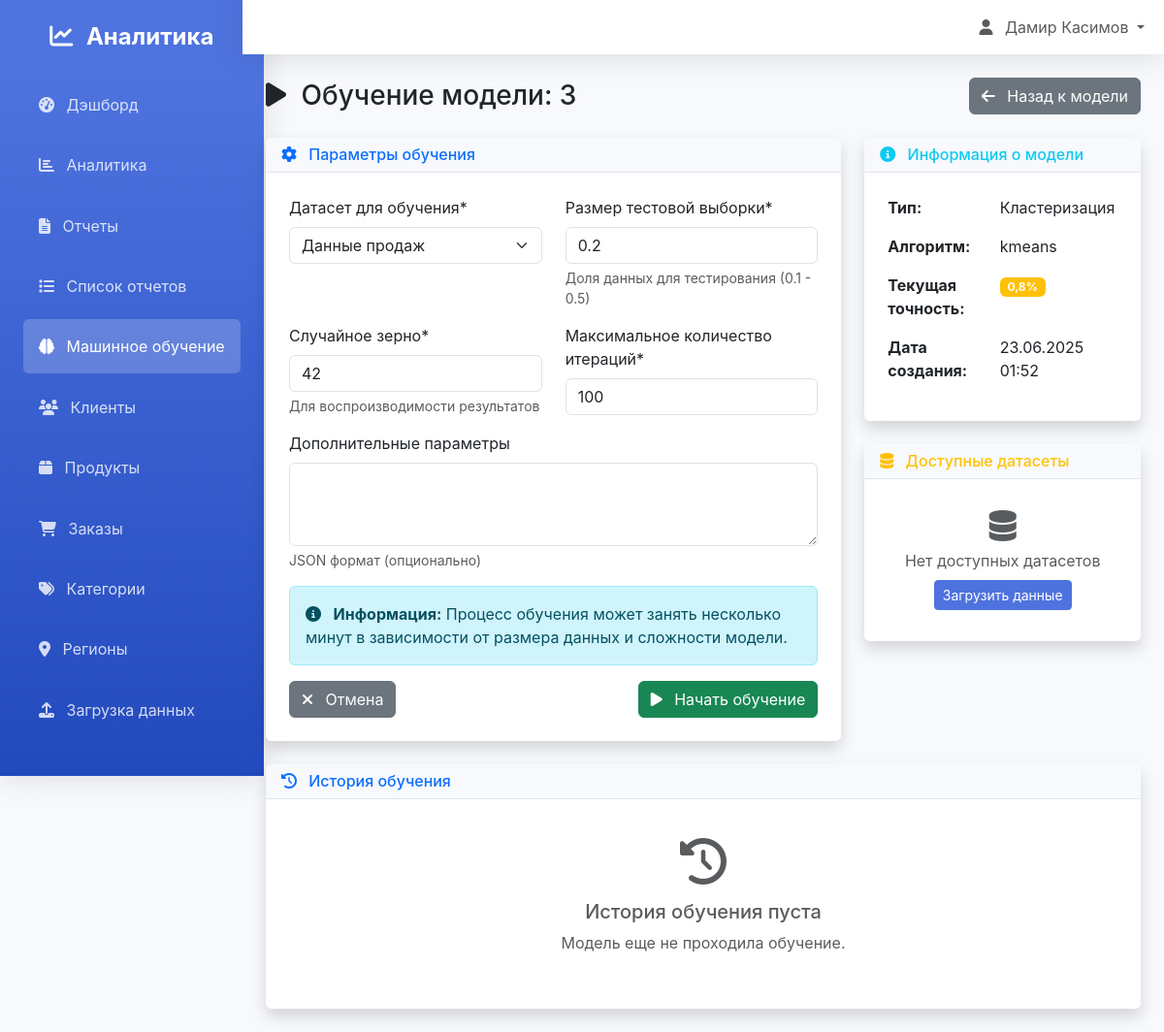
The app's page /ml/models/3/train/ (signed in), older data.
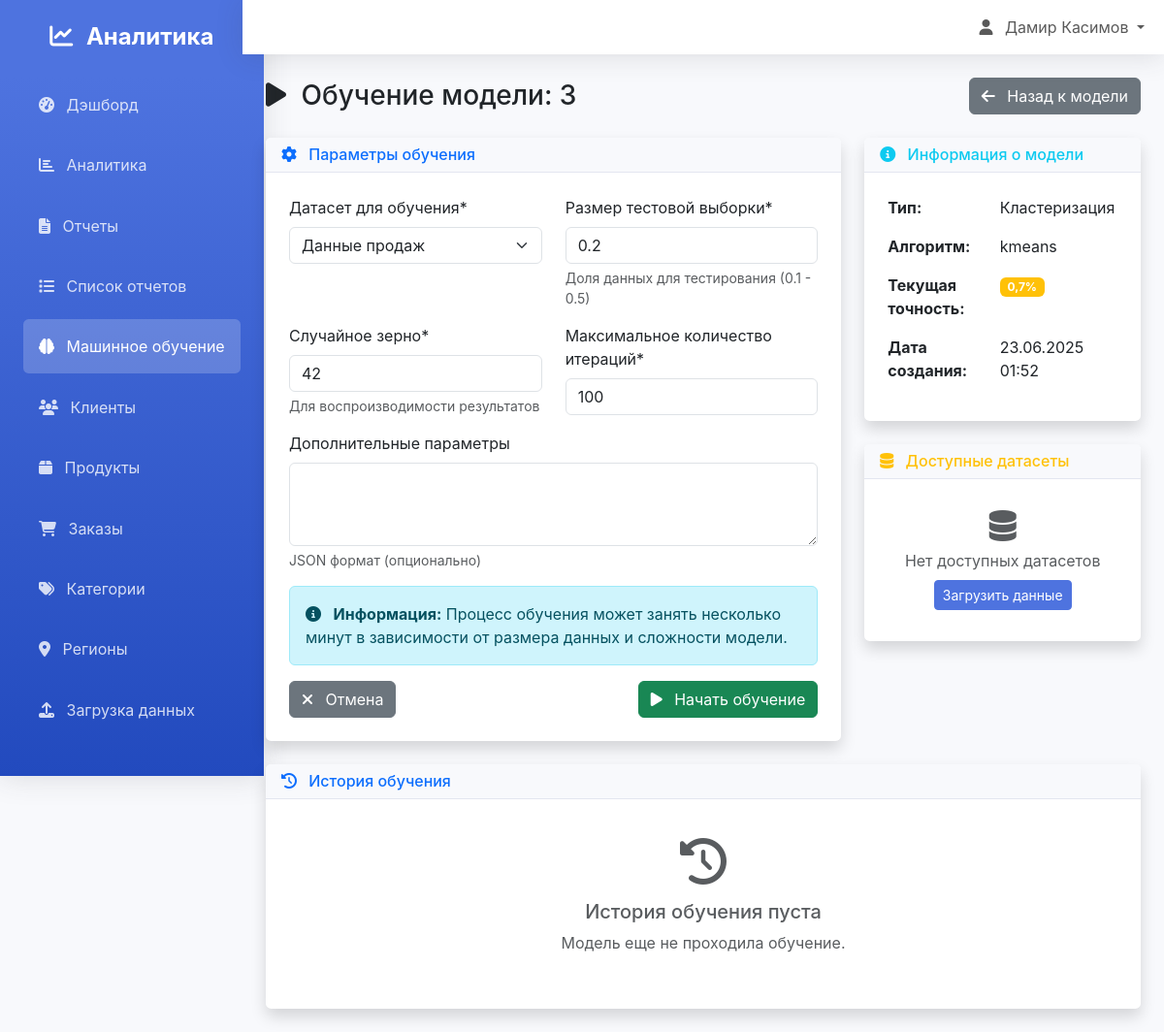
The same page, newer data.
### analytics/models.py (models this page shows, shortened)
class MLModel(models.Model):
    MODEL_TYPES = [
        ('classification', 'Классификация'),
        ('regression', 'Регрессия'),
        ('clustering', 'Кластеризация'),
        ('forecasting', 'Прогнозирование'),
    ]
    ALGORITHM_CHOICES = [
        ('random_forest', 'Random Forest'),
        ('linear_regression', 'Linear Regression'),
        ('logistic_regression', 'Logistic Regression'),
        ('kmeans', 'K-Means'),
        ('svm', 'Support Vector Machine'),
        ('neural_network', 'Neural Network'),
    ]
    name = models.CharField(max_length=200, verbose_name="Название модели")
    model_type = models.CharField(max_length=20, choices=MODEL_TYPES, verbose_name="Тип модели")
    description = models.TextField(blank=True, verbose_name="Описание")
    algorithm = models.CharField(max_length=100, choices=ALGORITHM_CHOICES, verbose_name="Алгоритм")
    accuracy = models.FloatField(null=True, blank=True, verbose_name="Точность")
    model_file = models.FileField(upload_to='ml_models/', blank=True, null=True, verbose_name="Файл модели")
    created_by = models.ForeignKey(User, on_delete=models.CASCADE, verbose_name="Создатель")
    created_at = models.DateTimeField(auto_now_add=True, verbose_name="Дата создания")
    last_trained = models.DateTimeField(null=True, blank=True, verbose_name="Последнее обучение")
    is_active = models.BooleanField(default=True, verbose_name="Активна")
    class Meta:
        verbose_name = "Модель ML"
        verbose_name_plural = "Модели ML"
        ordering = ['-created_at']

### ml_models/views.py (the view)
# urls.py: path('models/<int:pk>/train/', views.model_train, name='model_train'),
@login_required
def model_train(request, pk):
    from django import forms
    class ModelTrainingForm(forms.Form):
        dataset = forms.ChoiceField(
            choices=[('sales', 'Данные продаж'), ('customers', 'Данные клиентов'), ('products', 'Данные продуктов')],
            label="Датасет для обучения"
        )
        test_size = forms.FloatField(
            initial=0.2,
            min_value=0.1,
            max_value=0.5,
            label="Размер тестовой выборки",
            help_text="Доля данных для тестирования (0.1 - 0.5)"
        )
        random_state = forms.IntegerField(
            initial=42,
            label="Случайное зерно",
            help_text="Для воспроизводимости результатов"
        )
        max_iterations = forms.IntegerField(
            initial=100,
            min_value=10,
            max_value=1000,
            label="Максимальное количество итераций"
        )
        hyperparameters = forms.CharField(
            widget=forms.Textarea(attrs={'rows': 3}),
            required=False,
            label="Дополнительные параметры",
            help_text="JSON формат (опционально)"
        )
    try:
        model = MLModel.objects.get(id=pk, created_by=request.user)
        if request.method == 'GET':
            form = ModelTrainingForm()
            if model.model_type == 'regression':
                form.fields['dataset'].initial = 'sales'
            elif model.model_type == 'classification':
                form.fields['dataset'].initial = 'customers'
            elif model.model_type == 'clustering':
                form.fields['dataset'].initial = 'products'
            elif model.model_type == 'forecasting':
                form.fields['dataset'].initial = 'sales'
        else:
            form = ModelTrainingForm(request.POST)
        if request.method == 'POST':
            if form.is_valid():
                try:
                    dataset_type = form.cleaned_data['dataset']
                    test_size = form.cleaned_data['test_size']
                    random_state = form.cleaned_data['random_state']
                    if model.model_type == 'regression':
                        if dataset_type == 'sales':
                            X, y = prepare_sales_data()
                        else:
                            messages.error(request, 'Для регрессии доступны только данные продаж')
                            return redirect('ml_models:model_train', pk=pk)
                    elif model.model_type == 'classification':
                        if dataset_type == 'customers':
                            X, y = prepare_customer_data()
                        else:
                            messages.error(request, 'Для классификации доступны только данные клиентов')
                            return redirect('ml_models:model_train', pk=pk)
                    elif model.model_type == 'clustering':
                        if dataset_type == 'products':
                            X = prepare_product_data()
                            y = None
                        else:
                            messages.error(request, 'Для кластеризации доступны только данные продуктов')
                            return redirect('ml_models:model_train', pk=pk)
                    elif model.model_type == 'forecasting':
                        if dataset_type == 'sales':
                            X, y = prepare_forecasting_data()
                        else:
                            messages.error(request, 'Для прогнозирования доступны только данные продаж')
                            return redirect('ml_models:model_train', pk=pk)
                    else:
                        messages.error(request, 'Неподдерживаемый тип модели')
                        return redirect('ml_models:model_train', pk=pk)
                    if model.model_type == 'regression':
                        ml_model, accuracy = train_regression_model(
                            X, y, model.algorithm,
                            test_size=test_size,
                            random_state=random_state,
                            max_iterations=form.cleaned_data.get('max_iterations', 1000)
                        )
                    elif model.model_type == 'classification':
                        ml_model, accuracy = train_classification_model(X, y, model.algorithm)
                    elif model.model_type == 'clustering':
                        ml_model, accuracy = train_clustering_model(X, model.algorithm)
                    elif model.model_type == 'forecasting':
                        ml_model, accuracy = train_forecasting_model(X, y, model.algorithm)
                    else:
                        raise ValueError("Неподдерживаемый тип модели")
                    print(f"DEBUG: Model training completed. Accuracy: {accuracy}, Type: {type(accuracy)}")
                    if not isinstance(accuracy, (int, float)) or np.isnan(accuracy) or np.isinf(accuracy):
                        accuracy = 0.5  # Значение по умолчанию
                        print(f"DEBUG: Invalid accuracy detected, setting to default: {accuracy}")
                    accuracy = max(0.0, min(1.0, float(accuracy)))
                    print(f"DEBUG: Final accuracy: {accuracy}")
                    model_dir = os.path.join('media', 'ml_models')
                    if not os.path.exists(model_dir):
                        os.makedirs(model_dir)
                    model_path = os.path.join(model_dir, f'model_{model.id}.pkl')
                    joblib.dump(ml_model, model_path)
                    model.model_file = f'ml_models/model_{model.id}.pkl'
                    model.accuracy = accuracy
                    model.last_trained = timezone.now()
                    model.save()
                    TrainingHistory.objects.create(
                        model=model,
                        accuracy=accuracy,
                        dataset_size=len(X),
                        training_time=0.0,  # Можно добавить измерение времени
                        parameters={
                            'algorithm': model.algorithm,
                            'model_type': model.model_type,
                            'test_size': test_size,
                            'random_state': random_state
                        }
                    )
                    print(f"DEBUG: Model saved with accuracy: {model.accuracy}")
                    print(f"DEBUG: Model file path: {model_path}")
                    print(f"DEBUG: File exists: {os.path.exists(model_path)}")
                    messages.success(request, f'Модель "{model.name}" успешно обучена! Точность: {accuracy:.2f}')
                    return redirect('ml_models:model_detail', pk=model.pk)
                except Exception as e:
                    messages.error(request, f'Ошибка при обучении модели: {str(e)}')
                    return redirect('ml_models:model_train', pk=pk)
        else:
            form = ModelTrainingForm()
        context = {
            'model': model,
            'form': form,
            'available_datasets': [],  # Здесь можно добавить реальные датасеты
            'training_history': [],  # Здесь можно добавить историю обучения
            'accuracy_percent': model.accuracy * 100 if model.accuracy is not None else None,
        }
        return render(request, 'ml_models/model_train.html', context)
    except MLModel.DoesNotExist:
        messages.error(request, 'Модель не найдена')
        return redirect('ml_models:model_list')

### ml_models/views.py
    class ModelTrainingForm(forms.Form):
        dataset = forms.ChoiceField(
            choices=[('sales', 'Данные продаж'), ('customers', 'Данные клиентов'), ('products', 'Данные продуктов')],
            label="Датасет для обучения"
        )
        test_size = forms.FloatField(
            initial=0.2,
            min_value=0.1,
            max_value=0.5,
            label="Размер тестовой выборки",
            help_text="Доля данных для тестирования (0.1 - 0.5)"
        )
        random_state = forms.IntegerField(
            initial=42,
            label="Случайное зерно",
            help_text="Для воспроизводимости результатов"
        )
        max_iterations = forms.IntegerField(
            initial=100,
            min_value=10,
            max_value=1000,
            label="Максимальное количество итераций"
        )
        hyperparameters = forms.CharField(
            widget=forms.Textarea(attrs={'rows': 3}),
            required=False,
            label="Дополнительные параметры",
            help_text="JSON формат (опционально)"
        )

### templates/ml_models/model_train.html (shortened to what the changed rows need)
{% extends 'base.html' %}
{% load crispy_forms_tags %}
{% block content %}
<div class="d-flex justify-content-between align-items-center mb-4">
    <h1 class="h3 mb-0 text-gray-800">
        <i class="fas fa-play me-2"></i>
        Обучение модели: {{ model.name }}
    </h1>
    <a href="{% url 'ml_models:model_detail' model.pk %}" class="btn btn-secondary">
        <i class="fas fa-arrow-left me-2"></i>
        Назад к модели
    </a>
</div>
<div class="row">
    <div class="col-lg-4">
        <div class="card shadow mb-4">
            <div class="card-body">
                <table class="table table-borderless">
                    <tr>
                        <td class="fw-bold">Тип:</td>
                        <td>{{ model.get_model_type_display }}</td>
                    </tr>
                    <tr>
                        <td class="fw-bold">Алгоритм:</td>
                        <td>{{ model.algorithm }}</td>
                    </tr>
                    <tr>
                        <td>
                            <span class="badge bg-{% if model.accuracy > 0.8 %}success{% elif model.accuracy > 0.6 %}warning{% else %}danger{% endif %}">
                                {{ model.accuracy|floatformat:1 }}%
                            </span>
                        </td>
                    </tr>
                    <tr>
                        <td class="fw-bold">Дата создания:</td>
                        <td>{{ model.created_at|date:"d.m.Y H:i" }}</td>
                    </tr>
                </table>
            </div>
        </div>
    </div>
</div>
{% endblock %}

Row changes from the older to the newer data that the page shows:
changed MLModel "Кластеризация": accuracy "0,8" → "0,7"
